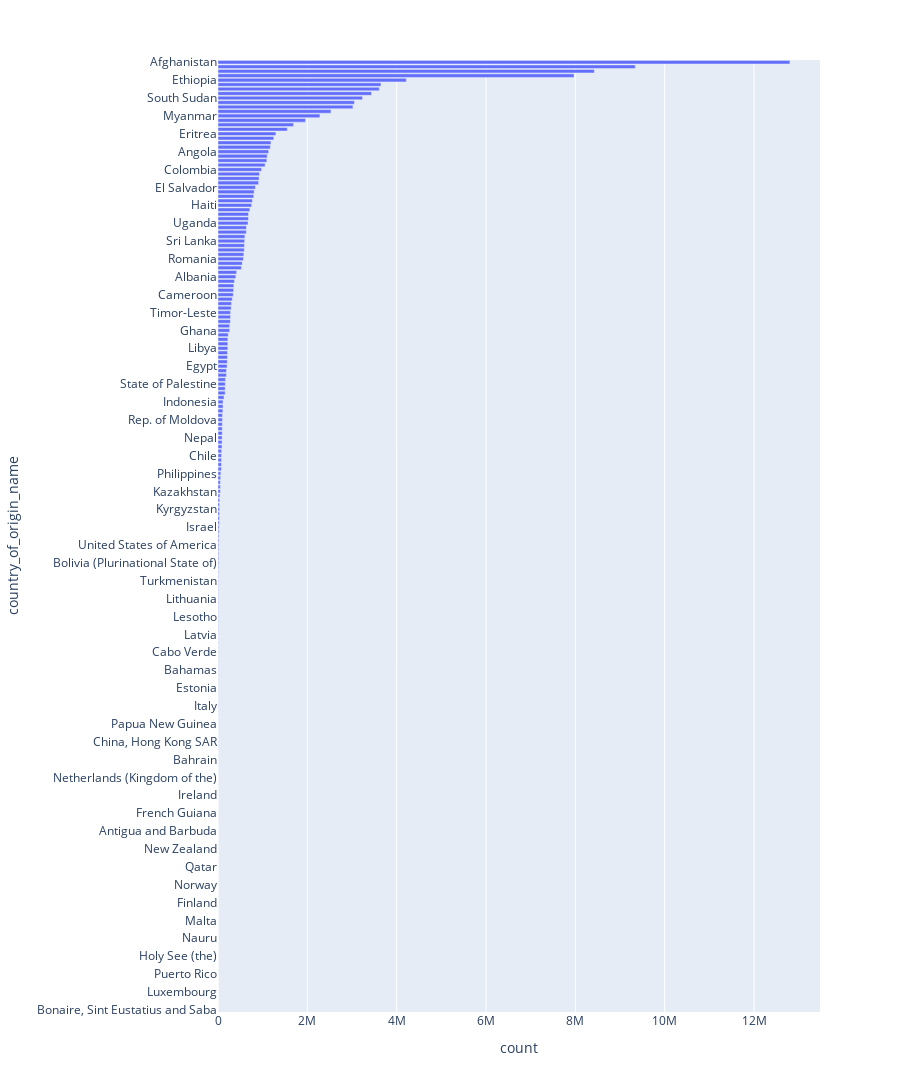

Notebook source saved alongside this figure:
### Code cell
fig = px.bar(as_by_country, y='country_of_origin_name', x='count', orientation='h')
# TODO: Log scale
fig.update_layout(height=2000)
fig.show()

### Figure 1 — Plotly figure (JSON) as saved in the notebook; plotly's stock layout.template omitted (floating-point values rounded to 4 significant figures; data arrays with more than 128 entries replaced by an {"elided": "..."} marker saying what was removed)
{"data": [{"hovertemplate": "count=%{x}<br>country_of_origin_name=%{y}<extra></extra>", "legendgroup": "", "marker": {"color": "#636efa", "pattern": {"shape": ""}}, "name": "", "orientation": "h", "showlegend": false, "textposition": "auto", "type": "bar", "x": {"elided": "213 int values"}, "xaxis": "x", "y": {"elided": "213 str values"}, "yaxis": "y"}], "layout": {"barmode": "relative", "height": 2000, "legend": {"tracegroupgap": 0}, "margin": {"t": 60}, "xaxis": {"anchor": "y", "domain": [0, 1], "title": {"text": "count"}}, "yaxis": {"anchor": "x", "domain": [0, 1], "title": {"text": "country_of_origin_name"}}}}
